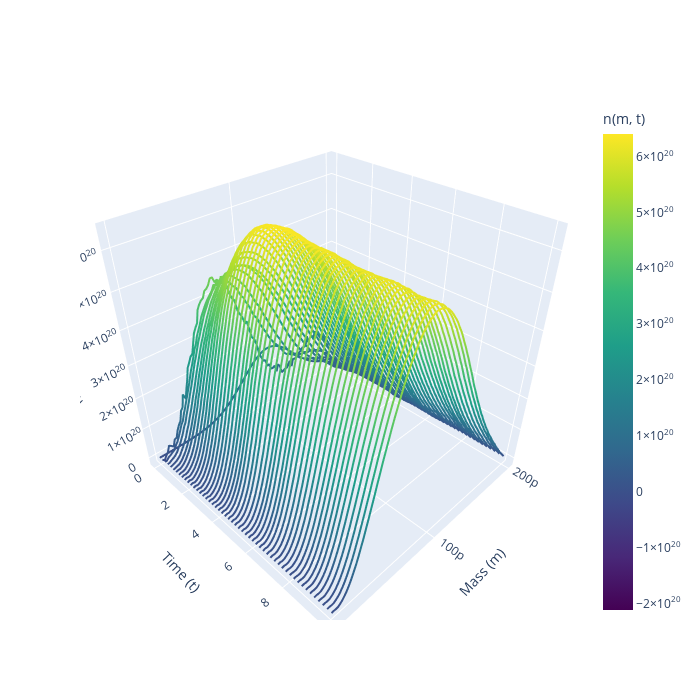

The cell this chart's notebook holds for it:
### Code cell
# --------- PLOTS ---------
# 1) biomass: measured vs estimated
ukf_classic_NN.plot_results(
    X_estimates,
    biomass_measurement,
    S_reference=S_pde,
    m_torch=m_torch,
    delta_m_torch=delta_m_torch,
    title_prefix="UKF + NN model",
    rel_tol=0.01,
    abs_tol=0.05,
    plot_tolerance=True
)



helper.plot_spaghetti(m,t_eval,X_estimates.detach().numpy()[:,:-1].T)
